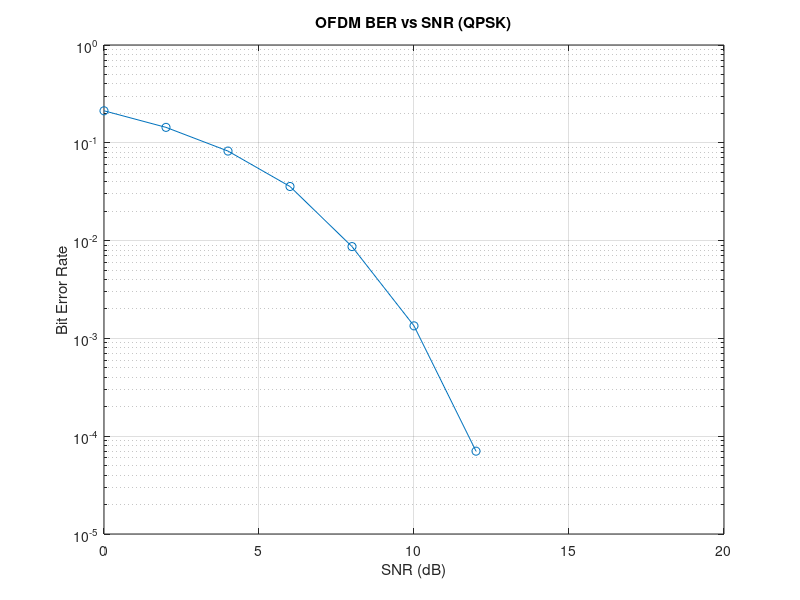

Recreate this plot in MATLAB.
clc; clear; close all;

N = 64;                 
cp_len = 16;            
numSymbols = 1000;      
SNR_dB = 0:2:20;
M = 4;                  
k = log2(M);

BER = zeros(size(SNR_dB));

for snrIdx = 1:length(SNR_dB)

    data = randi([0 1], numSymbols*N*k, 1);
    symbols = bi2de(reshape(data, k, []).').';
    modSignal = pskmod(symbols, M, pi/M);

    modSignal = reshape(modSignal, N, []);
    ifftSignal = ifft(modSignal, N);
    txSignal = [ifftSignal(end-cp_len+1:end,:); ifftSignal];

    txSerial = txSignal(:);
    rxSerial = awgn(txSerial, SNR_dB(snrIdx), 'measured');

    rxMatrix = reshape(rxSerial, N+cp_len, []);
    rxMatrix = rxMatrix(cp_len+1:end,:);
    fftSignal = fft(rxMatrix, N);

    demodSymbols = pskdemod(fftSignal(:), M, pi/M);
    rxBits = de2bi(demodSymbols, k).';
    rxBits = rxBits(:);

    BER(snrIdx) = sum(data ~= rxBits) / length(data);
end

semilogy(SNR_dB, BER, '-o');
xlabel('SNR (dB)');
ylabel('Bit Error Rate');
title('OFDM BER vs SNR (QPSK)');
grid on;
